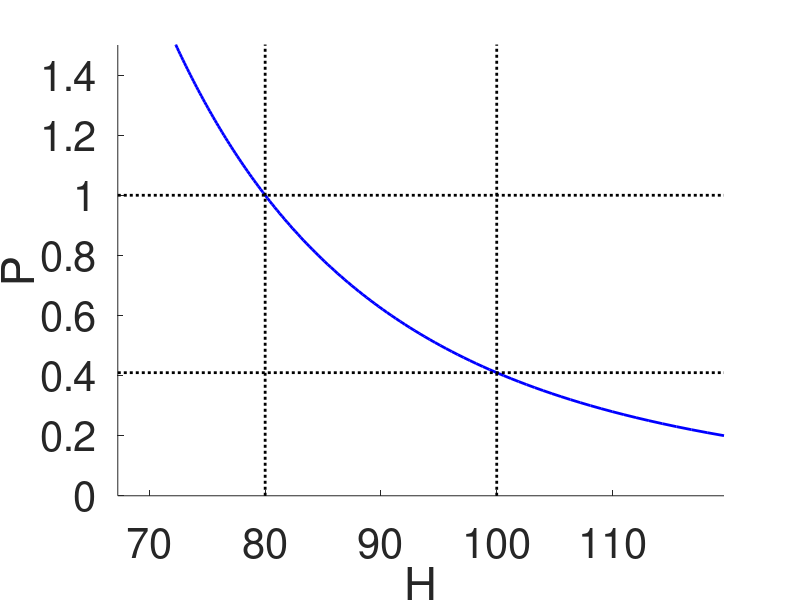
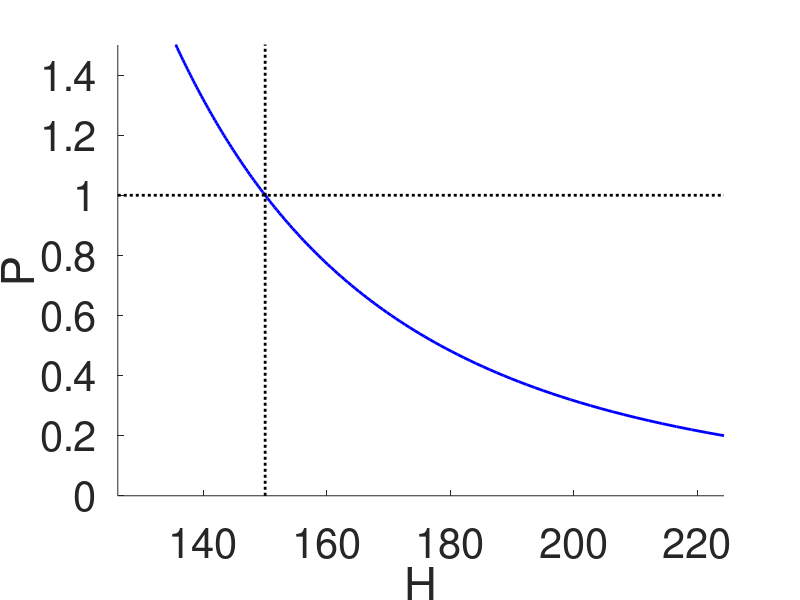
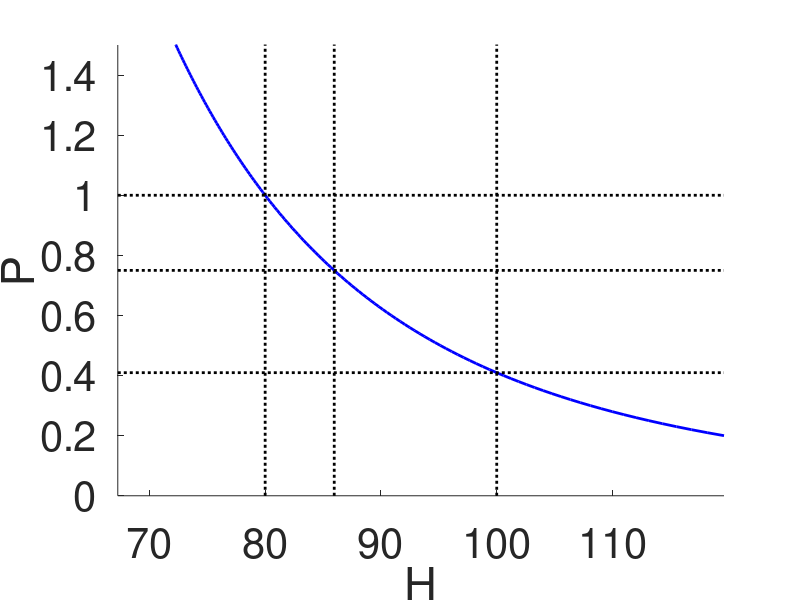

Write MATLAB code to recreate these figures, in order.
P = [0.2 : 0.01 : 2];
H = 80 * P.^(-0.25);
figure;
hold on;
xlim([min(H),max(H)]);
ylim([0,1.5]);
set(gca, 'fontsize', 30);
xlabel('H');
ylabel('P');
plot(H, P, 'color', 'b', 'linewidth', 2);
plot(80*[1,1], [0,max(P)], 'color', 'k', 'linewidth', 2, 'linestyle', ':');
plot(100*[1,1], [0,max(P)], 'color', 'k', 'linewidth', 2, 'linestyle', ':');
plot([min(H),max(H)], [1,1], 'color', 'k', 'linewidth', 2, 'linestyle', ':');
plot([min(H),max(H)], (8/10)^4*[1,1], 'color', 'k', 'linewidth', 2, 'linestyle', ':');

P = [0.2 : 0.01 : 2];
H = 150 * P.^(-0.25);
figure;
hold on;
xlim([min(H),max(H)]);
ylim([0,1.5]);
set(gca, 'fontsize', 30);
xlabel('H');
ylabel('P');
plot(H, P, 'color', 'b', 'linewidth', 2);
plot(150*[1,1], [0,max(P)], 'color', 'k', 'linewidth', 2, 'linestyle', ':');
plot([min(H),max(H)], [1,1], 'color', 'k', 'linewidth', 2, 'linestyle', ':');

P = [0.2 : 0.01 : 2];
H = 80 * P.^(-0.25);
figure;
hold on;
xlim([min(H),max(H)]);
ylim([0,1.5]);
set(gca, 'fontsize', 30);
xlabel('H');
ylabel('P');
plot(H, P, 'color', 'b', 'linewidth', 2);
plot(80*[1,1], [0,max(P)], 'color', 'k', 'linewidth', 2, 'linestyle', ':');
plot(100*[1,1], [0,max(P)], 'color', 'k', 'linewidth', 2, 'linestyle', ':');
plot(80*0.75^(-0.25)*[1,1], [0,max(P)], 'color', 'k', 'linewidth', 2, 'linestyle', ':');
plot([min(H),max(H)], [1,1], 'color', 'k', 'linewidth', 2, 'linestyle', ':');
plot([min(H),max(H)], (8/10)^4*[1,1], 'color', 'k', 'linewidth', 2, 'linestyle', ':');
plot([min(H),max(H)], 0.75*[1,1], 'color', 'k', 'linewidth', 2, 'linestyle', ':');